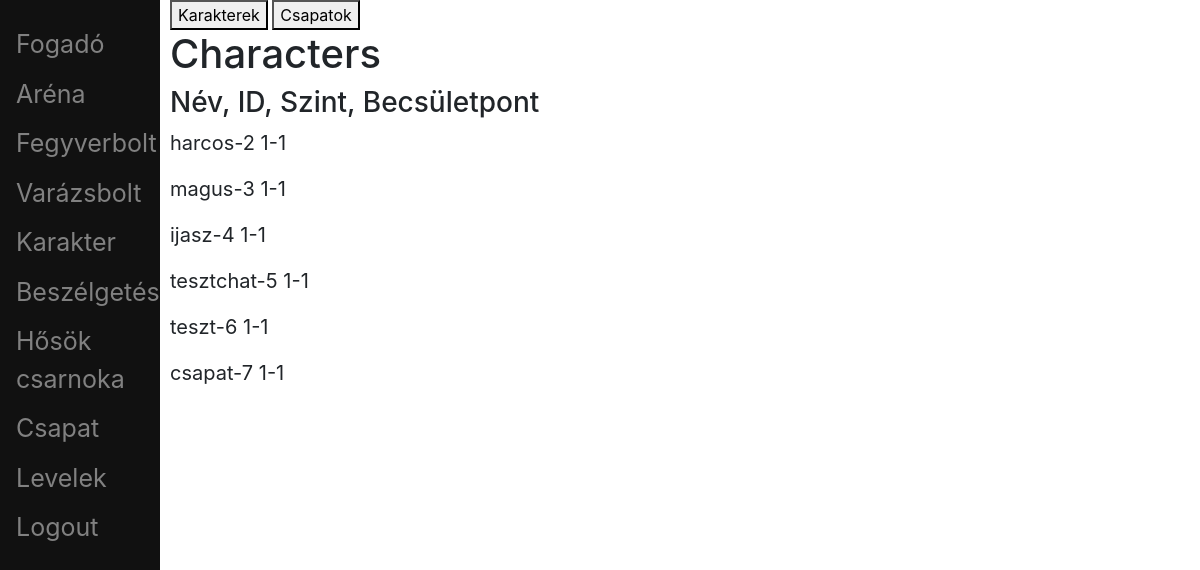
Page /search/ (signed in) on the earlier database version.
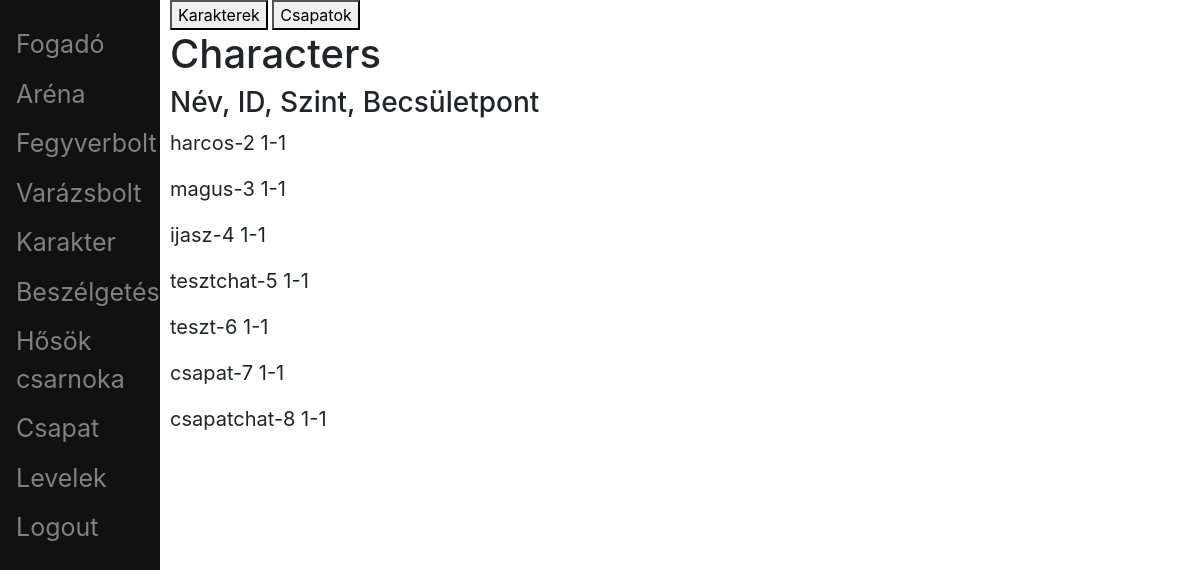
Same page on the later database version.
### account/models.py (models this page shows, shortened)
class Character(models.Model):
	account = models.OneToOneField(Account, on_delete=models.CASCADE, primary_key=True)
	ROLES = (
		('warrior', 'warrior'),
		('mage', 'mage'),
		('scout', 'scout'),
	)
	character_type	= models.CharField(verbose_name = 'character type', max_length = 20, choices=ROLES, default='')
	level			= models.DecimalField(verbose_name='level', max_digits=19, decimal_places=0, default = 1) #szint
	strength		= models.DecimalField(verbose_name='strength', max_digits=19, decimal_places=0, default = 8) #erő
	skill 			= models.DecimalField(verbose_name='skill', max_digits=19, decimal_places=0, default = 6) #ügyesség
	intelligence	= models.DecimalField(verbose_name='intelligence', max_digits=19, decimal_places=0, default = 7) #értelem
	health_point	= models.DecimalField(verbose_name='health point', max_digits=19, decimal_places=0, default = 10) #életerő
	fortune 		= models.DecimalField(verbose_name='fortune', max_digits=19, decimal_places=0, default = 8) #szerencse
	shield 			= models.DecimalField(verbose_name='shield', max_digits=19, decimal_places=0, default = 0) #páncél
	rank			= models.DecimalField(verbose_name='rank', max_digits=19, decimal_places=0, blank = True, null = True) #helyezes
	honor			= models.DecimalField(verbose_name='honor', max_digits=19, decimal_places=0, default = 1) #becsuletpont
	gold 			= models.DecimalField(verbose_name='gold', max_digits=20, decimal_places=0, default=100)
	def __str__ (self):
		return self.account.username

class Account(AbstractBaseUser):
	username		= models.CharField(verbose_name = 'username', max_length = 20, unique = True)
	email 			= models.EmailField(verbose_name = 'email', max_length = 128, unique = True)
	date_joined		= models.DateTimeField(verbose_name = 'date joined', auto_now_add = True)
	last_login		= models.DateTimeField(verbose_name = 'last login', auto_now = True)
	is_admin		= models.BooleanField(default=False)
	is_superuser	= models.BooleanField(default=False)
	is_staff		= models.BooleanField(default=False)
	is_active		= models.BooleanField(default=True) # - lehet false pl email-es aktivalas
	profile_image	= models.ImageField(null=True, blank=True, upload_to=profile_image_path)
	objects = CustomAccountManager()
	USERNAME_FIELD 	= 'username'
	REQUIRED_FIELDS	= ['email']

### core/views.py (the view)
# urls.py: path('search/', users_search_view, name='search'),
@login_required(login_url='login')
def users_search_view(request):
	characters = get_all_characters_without_admins()
	try:
		characters = sorted(characters, key=lambda character: character.account.date_joined) # először date szerint orderelünk
		characters = sorted(characters, key=attrgetter('honor','level'), reverse=True) # utana a mar rendezett listat honor és level szerint
	except:
		characters = sorted(characters, key=attrgetter('honor','level', 'account.username'), reverse=True)  # minimális az esély arra, hogy 2 felhasználó ms-re pontosan
	teams = Team.objects.all()
	context = {
		'characters': characters,
		'teams': teams,
		}
	return render(request, 'core/search_users.html', context)

### core/views.py (called while the page is built)
def get_all_characters_without_admins():
	return [Character.objects.get(account=user) for user in Account.objects.exclude(is_admin=True)]

### core/templates/core/search_users.html (shortened to what this page needs)
{% extends 'base.html' %}
{% block content %}
<div class="main">
	<button id="characters-button" onclick="hideAndUnhide('showCharacters')">Karakterek</button>
	<button id="teams-button" onclick="hideAndUnhide('showTeams')">Csapatok</button>
	<div id="characters-list">
		<h1>Characters</h1>
		<h3>Név, ID, Szint, Becsületpont</h3>
		{% for character in characters %}
		<p id="user-under-investigation" onclick="selectUser('{{character.account.id}}')">{{character}}-{{character.account.id}}
		{{character.level}}-{{character.honor}}</p><br>
		{% endfor %}
	</div>
</div>
{% endblock %}

### templates/base.html (shortened to what this page needs)
{% load static %}
<!DOCTYPE html>
<html>
<head>
	<link rel="stylesheet" href="{% static 'core/core.css' %}">
    <link rel="stylesheet" href="https://cdn.jsdelivr.net/npm/bootstrap@4.3.1/dist/css/bootstrap.min.css" />
</head>
<body>
	{% include 'sidebar.html' %}
	{% block content %}
	{% endblock %}
</body>
</html>

### templates/sidebar.html
<div class="sidenav">
  <a href="{% url 'home_page' %}">Fogadó</a>
  <a href="#">Aréna</a>
  <a href="#">Fegyverbolt</a>
  <a href="#">Varázsbolt</a>
  <a href="{% url 'profile' user_id=request.user.id %}">Karakter</a>
  <a href="{% url 'public_chat' %}">Beszélgetés</a>
  <a href="{% url 'search' %}">Hősök csarnoka</a>
  <a href="{% url 'team:user_team_view' %}">Csapat</a>
  <a href="{% url 'private_chat:private_chat_room' %}">Levelek</a>
  <a href="{% url 'logout' %}">Logout</a>
</div>

### static/core/core.css (style rules this page uses)
.sidenav { height: 100%; width: 160px; position: fixed; z-index: 1; top: 0; left: 0; background-color: #111; overflow-x: hidden; padding-top: 20px; }
.sidenav a { padding: 6px 8px 6px 16px; text-decoration: none; font-size: 25px; color: #818181; display: block; }
.main { margin-left: 160px; padding: 0px 10px; }

### core/templates/core/search_users.html (style rules this page uses)
#characters-list { display: block; }
#characters-list p { font-size: 20px; display: inline-block; }

Differences in the rows shown:
added Character: account_id.username "csapatchat", account.id "8", level "1", honor "1"
